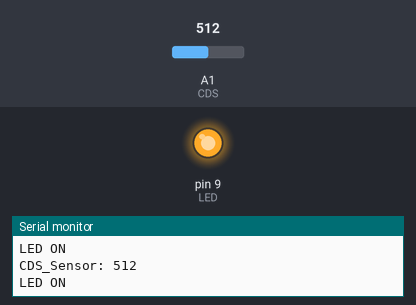
The sketch below on a simulated Arduino Uno, built with avr-gcc and run on an emulated ATmega328P. Shown: output pins drawn as LEDs (lit = HIGH), the last lines printed to the serial monitor. Inputs (shaded band) come from the test bench; at power-on: A1 (CDS) = 512.

Above: at 1.3 s.
1.4 s: A1 (CDS) set to 213
2.9 s: A1 (CDS) set to 189
At 4.2 s:
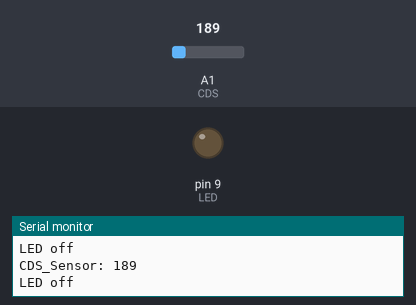
4.5 s: A1 (CDS) set to 210
At 5.4 s:
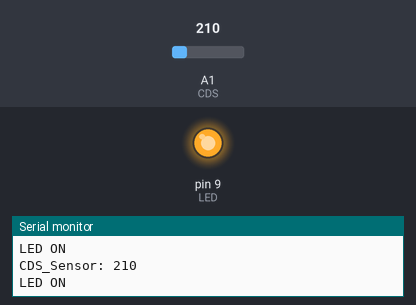
6.0 s: A1 (CDS) set to 190
At 6.6 s:
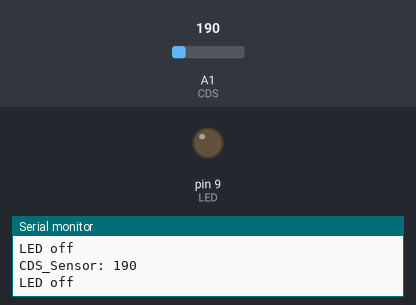
Timing chart, 0 to 8.5 s (numbered marks = the images above; inputs shaded):
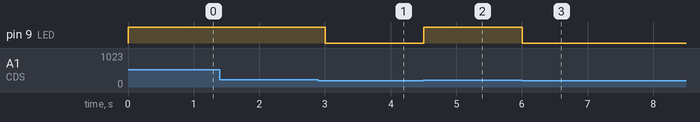

Measured:
- the behaviour switches between 201 and 200 on A1 (CDS) (found by bisection; images 0 and 1)
- after the input at 2.9 s, pin 9 (LED): HIGH → LOW after 0.10 s
- after the input at 4.5 s, pin 9 (LED): LOW → HIGH at once
- after the input at 6.0 s, pin 9 (LED): HIGH → LOW at once

The sketch:

IlluminationSensor_LED.ino
```cpp
int CDS = A1;
int LED = 9;

void setup() {
  Serial.begin(9600);
  pinMode(CDS, INPUT);
  pinMode(LED,OUTPUT);
}

void loop() {
  CDS = analogRead(A1);
  Serial.print("CDS_Sensor: ");
  Serial.println(CDS);

  if(CDS > 200) {
    digitalWrite(LED, HIGH);
    Serial.println("LED ON");
    delay(500);
  }
  else {
    digitalWrite(LED, LOW);
    Serial.println("LED off");
    delay(500);
  }
}
```
